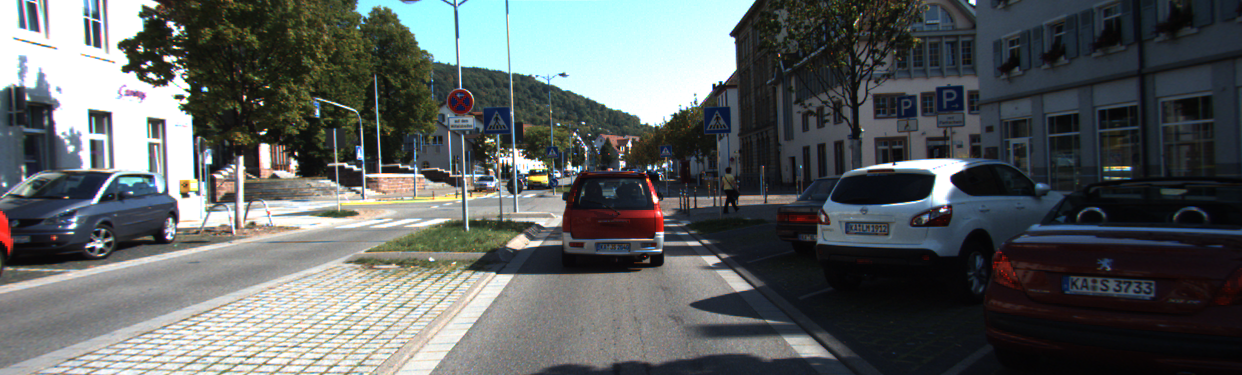
#> input picture color_spaces_examples/000275.png, 1242 x 375 px; the run also reads 2 pictures not shown here
$ jupyter execute --allow-errors project.ipynb   (shell and % lines are left out)   (older library calls are emulated)
#> lines starting #> are read from the running program, lines starting #| are printed output that depends on the picture
# Project 5

[cell 1]
import numpy as np
import cv2
import matplotlib.pyplot as plt
import matplotlib.image as mpimg

# Color-based features

[cell 2]
def color_hist(img, nbins=32, bins_range=(0, 256), convert=None):
    if convert is not None:
        img = cv2.cvtColor(img, convert)
    c1hist, c2hist, c3hist = map(
        lambda i: np.histogram(img[:,:,i], bins=nbins, range=bins_range),
        [0,1,2]

    )
    feature_vec = np.concatenate((c1hist[0], c2hist[0], c3hist[0]))
    return c1hist[0], c2hist[0], c3hist[0], feature_vec


img = plt.imread('color_spaces_examples/000275.png')
#> img is the input picture: shape (375, 1242, 3) float32; mean R, G, B 0.36, 0.379, 0.379

hist_features = color_hist(img)
#> in color_hist, `feature_vec = np.concatenate((c1hist[0], c2hist[0], c3hist[0]))`: feature_vec = 96 values, max 465750 at index 0, min 0 at index 1, mean 14554.7
hist_features_HSV = color_hist(img, cv2.COLOR_RGB2HSV)
hist_features_LUV = color_hist(img, cv2.COLOR_RGB2LUV)

[cell 3]
from mpl_toolkits.mplot3d import Axes3D
import glob


def plot3d(pixels, colors_rgb, axis_labels=list("RGB"),
           axis_limits=((0, 255), (0, 255), (0, 255))):
    """Plot pixels in 3D."""

    # Create figure and 3D axes
    fig = plt.figure(figsize=(8, 8))
    ax = Axes3D(fig)

    # Set axis limits
    ax.set_xlim(*axis_limits[0])
    ax.set_ylim(*axis_limits[1])
    ax.set_zlim(*axis_limits[2])

    # Set axis labels and sizes
    ax.tick_params(axis='both', which='major', labelsize=14, pad=8)
    ax.set_xlabel(axis_labels[0], fontsize=16, labelpad=16)
    ax.set_ylabel(axis_labels[1], fontsize=16, labelpad=16)
    ax.set_zlabel(axis_labels[2], fontsize=16, labelpad=16)

    # Plot pixel values with colors given in colors_rgb
    ax.scatter(
        pixels[:, :, 0].ravel(),
        pixels[:, :, 1].ravel(),
        pixels[:, :, 2].ravel(),
        c=colors_rgb.reshape((-1, 3)),
        edgecolors='none'
    )

    return ax  # return Axes3D object for further manipulation


for filename in sorted(glob.glob('color_spaces_examples/*png')):
    img = cv2.imread(filename)

    # Select a small fraction of pixels to plot by subsampling it
    scale = max(img.shape[0], img.shape[1], 64) / 64  # at most 64 rows and columns
#> scale = 19.41
    img_small = cv2.resize(
        img,
        (np.int(img.shape[1] / scale), np.int(img.shape[0] / scale)),
        interpolation=cv2.INTER_NEAREST
    )

    # Convert subsampled image to desired color space(s)
    img_small_RGB = cv2.cvtColor(img_small, cv2.COLOR_BGR2RGB)  # OpenCV uses BGR, matplotlib likes RGB
    img_small_HSV = cv2.cvtColor(img_small, cv2.COLOR_BGR2HSV)
    img_small_LUV = cv2.cvtColor(img_small, cv2.COLOR_BGR2LUV)
    img_small_rgb = img_small_RGB / 255.  # scaled to [0, 1], only for plotting

    plt.imshow(cv2.cvtColor(img, cv2.COLOR_BGR2RGB))

    # Plot and show
    plot3d(img_small_RGB, img_small_rgb)
    plt.show()

    plot3d(img_small_HSV, img_small_rgb, axis_labels=list("HSV"))
    plt.show()

    plot3d(img_small_LUV, img_small_rgb, axis_labels=list("LUV"))
    plt.show()

# Image rescaling

[cell 4]
def convert(img, color_space):
    if color_space != 'RGB':
        conversion = {
            'HSV': cv2.COLOR_RGB2HSV,
            'LUV': cv2.COLOR_RGB2LUV
        }[color_space]
        img = cv2.cvtColor(img, conversion)
    return img


def bin_spatial(img, color_space='RGB', size=(32, 32)):
    img = convert(img, color_space)
    img_small = cv2.resize(img, size)
    features = img_small.ravel()
    return features


size = (8, 8)
img = plt.imread('color_spaces_examples/25.png')
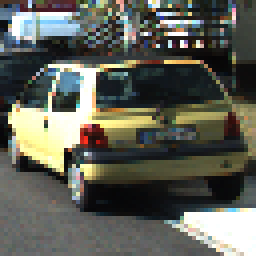
#> img: shape (64, 64, 3) float32 (shown 4 times larger); mean R, G, B 0.37, 0.376, 0.34
feature_vec = bin_spatial(img, color_space='RGB', size=size)
#> in bin_spatial, `features = img_small.ravel()`: features = 192 values, max 1 at index 5, min 0.0333 at index 153, mean 0.359
#> feature_vec has the same summary as features in bin_spatial

plt.plot(feature_vec)
plt.title('Spatially Binned Features (RGB)')
plt.show()
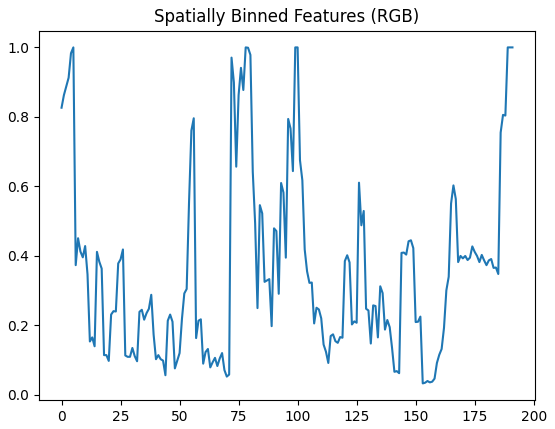
#> figure drawn by matplotlib, 1 panel; curve peaks at x = 5, y = 1

feature_vec = bin_spatial(img, color_space='HSV', size=size)
#> in convert (call 2), `img = cv2.cvtColor(img, conversion)`: img: shape (64, 64, 3) float32; mean H, S, V 124, 0.2, 0.4
#> feature_vec = 192 values, max 267 at index 171, min 0 at index 189, mean 41.07

plt.plot(feature_vec)
plt.title('Spatially Binned Features (HSV)')
plt.show()
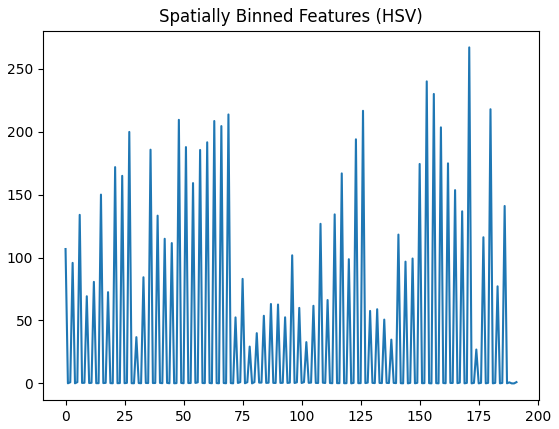
#> figure drawn by matplotlib, 1 panel; curve peaks at x = 171, y = 267

feature_vec = bin_spatial(img, color_space='LUV', size=size)
#> in convert (call 3), `img = cv2.cvtColor(img, conversion)`: img: shape (64, 64, 3) float32; mean of channels 0, 1, 2 38.7, 0.4, 6.1
#> feature_vec = 192 values, max 100 at index 189, min -23.56 at index 55, mean 15.17

plt.plot(feature_vec)
plt.title('Spatially Binned Features (LUB)')
plt.show()
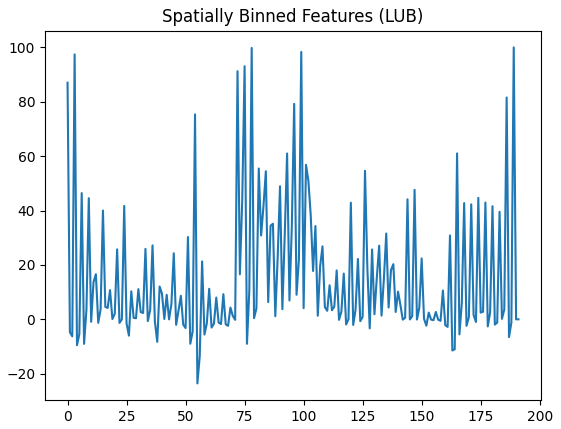
#> figure drawn by matplotlib, 1 panel; curve peaks at x = 189, y = 100

# HOG feature extraction

[cell 5]
from skimage.color import rgb2gray
from skimage.feature import hog


def run_hog(img, orient, pix_per_cell, cell_per_block, vis, feature_vec):
    return hog(
        img,
        orientations=orient,
        pixels_per_cell=(pix_per_cell, pix_per_cell),
        cells_per_block=(cell_per_block, cell_per_block),
        visualise=vis,
        feature_vector=feature_vec,
        block_norm="L2-Hys"
    )


# [15 lines left out: function get_hog_features, not called in this run]


orient = 8
pix_per_cell = 16
cell_per_block = 1

img = plt.imread('color_spaces_examples/25.png')
feature, hog_image = run_hog(img[:,:,0], orient, pix_per_cell, cell_per_block, vis=True, feature_vec=True)
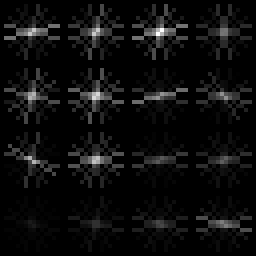
#> hog_image: shape (64, 64) float32 (shown 4 times larger); min 0, max 0.227, mean 0.0114; drawn with min black and max white
#> feature = 128 values, max 0.51 at index 51, min 0.0595 at index 57, mean 0.344

fig, (ax1, ax2) = plt.subplots(1, 2, figsize=(20, 10))
ax1.imshow(img)
ax1.set_title('Original image (car)', fontsize=30)
ax2.imshow(hog_image, cmap='gray')
ax2.set_title('HOG features', fontsize=30)

plt.show()
fig.savefig('output_images/car_hog_and_not.png')


img = plt.imread('color_spaces_examples/2.png')
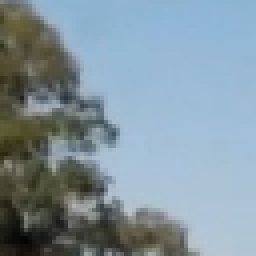
#> img: shape (64, 64, 3) float32 (shown 4 times larger); mean R, G, B 0.51, 0.58, 0.621
feature, hog_image = run_hog(img[:,:,0], orient, pix_per_cell, cell_per_block, vis=True, feature_vec=True)
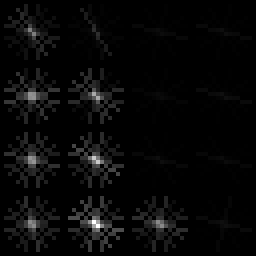
#> hog_image: shape (64, 64) float32 (shown 4 times larger); min 0, max 0.0971, mean 0.00297; drawn with min black and max white
#> feature = 128 values, max 0.492 at index 14, min 0 at index 23, mean 0.336

fig, (ax1, ax2) = plt.subplots(1, 2, figsize=(20, 10))
ax1.imshow(img)
ax1.set_title('Original image (not car)', fontsize=30)
ax2.imshow(hog_image, cmap='gray')
ax2.set_title('HOG features', fontsize=30)

plt.show()
fig.savefig('output_images/not_car_hog_and_not.png')

# Combining features and fitting a model

[cell 6]
import glob


vehicle_filenames = sorted(glob.glob('data/vehicles/*/*png'))
nonvehicle_filenames = sorted(glob.glob('data/non-vehicles/*/*png'))

[cell 7]
from sklearn.model_selection import train_test_split


# [6 lines left out: function extract_features, not called in this run]


def create_dataset(feature_extractors, directories, split=0.8):
    X_train_out, X_test_out = [], []
    y_train_out, y_test_out = [], []
    for directory in directories:
        X_train, X_test, y_train, y_test = get_train_test(feature_extractors, directory, split)
        X_train_out.append(X_train)
        X_test_out.append(X_test)
        y_train_out.append(y_train)
        y_test_out.append(y_test)
    X_train, X_test = map(np.vstack, [X_train_out, X_test_out])
    y_train, y_test = map(np.hstack, [y_train_out, y_test_out])
    return X_train, X_test, y_train, y_test


# [17 lines left out: functions extract_X, get_train_test, not called in this run]


bin_spatial_size = (16, 16)
color_hist_bins = 32
hog_orient = 8
hog_pix_per_cell = 16
hog_cell_per_block = 1
hog_channels = 'ALL'

feature_extractors = [
    # Take all channels from RGB
    lambda img: color_hist(img, nbins=color_hist_bins)[3],
    # Take only the S channel from HSV
    lambda img: color_hist(img, nbins=color_hist_bins, convert=cv2.COLOR_RGB2HSV)[1],
    # Take all channels from LUV
    lambda img: color_hist(img, nbins=color_hist_bins, convert=cv2.COLOR_RGB2LUV)[3],

    lambda img: bin_spatial(img, color_space='RGB', size=bin_spatial_size),
    lambda img: bin_spatial(img, color_space='HSV', size=bin_spatial_size),
    lambda img: bin_spatial(img, color_space='LUV', size=bin_spatial_size),

#     lambda img: get_hog_features(img, hog_orient, hog_pix_per_cell, hog_cell_per_block,
#                                  channel=hog_channels, color_space='RGB'),
    lambda img: get_hog_features(img, hog_orient, hog_pix_per_cell, hog_cell_per_block,
                                 channel=hog_channels, color_space='LUV'),
    lambda img: get_hog_features(img, hog_orient, hog_pix_per_cell, hog_cell_per_block,
                                 channel=hog_channels, color_space='HSV'),
]

#> (the rest of this cell did not finish here and is left out)

#> (a cell that did not finish here is left out)

[cell 9]
from xgboost import XGBClassifier
from sklearn.metrics import roc_auc_score, accuracy_score
from sklearn.ensemble import RandomForestClassifier
from sklearn.pipeline import Pipeline
from sklearn.preprocessing import RobustScaler, StandardScaler
from sklearn.svm import LinearSVC
from sklearn.utils import shuffle


svm_model = Pipeline([
    ('Scaler', StandardScaler()),
    ('SVM', LinearSVC()),
])

#> (the rest of this cell did not finish here and is left out)

#> (a cell that did not finish here is left out)

#> (a cell that did not finish here is left out)

#> (a cell that did not finish here is left out)

# Sliding window

[cell 13]
# [45 lines left out: functions draw_boxes, slide_window, not called in this run]


#> (the rest of this cell did not finish here and is left out)

[cell 14]
# [52 lines left out: functions search_windows, search_windows_faster, not called in this run]


#> (the rest of this cell did not finish here and is left out)

[cell 15]
from scipy.ndimage.measurements import label


# [8 lines left out: function draw_labeled_bboxes, not called in this run]

#> (a cell that did not finish here is left out)

[cell 17]
class PredictionStorage:
    def __init__(self, prev_count=1):
#> called with prev_count = 1
        self.prev_count = prev_count
#> self.prev_count = 1
        self.prev_heatmaps = []

    def get_agg_heatmap(self):
        return np.mean(self.prev_heatmaps, axis=0)

    # [47 lines left out: functions append_to_heatmap, process_image, not called in this run]
